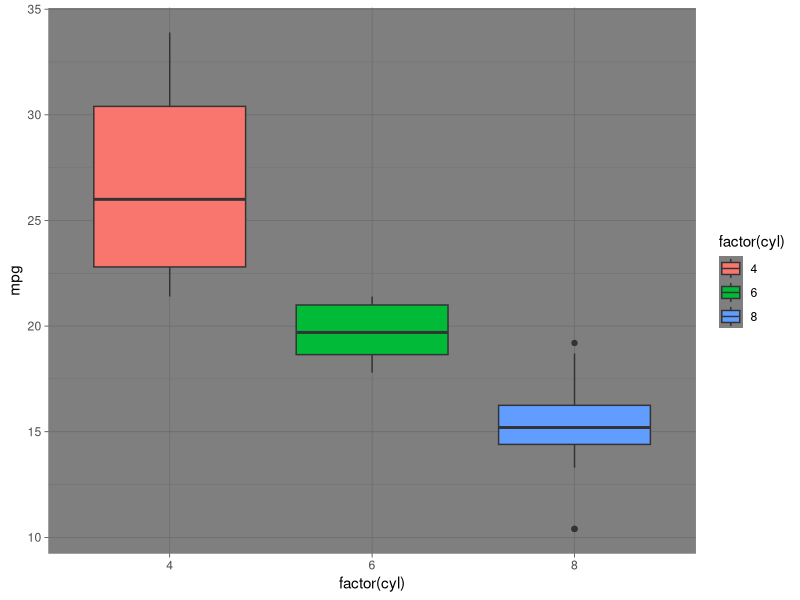

Here is the R script that generated this plot:
library(ggplot2)

df <- mtcars

pl <- ggplot(df, aes(x=factor(cyl),y=mpg))

print(pl + geom_boxplot(aes(fill=factor(cyl))) + theme_dark())